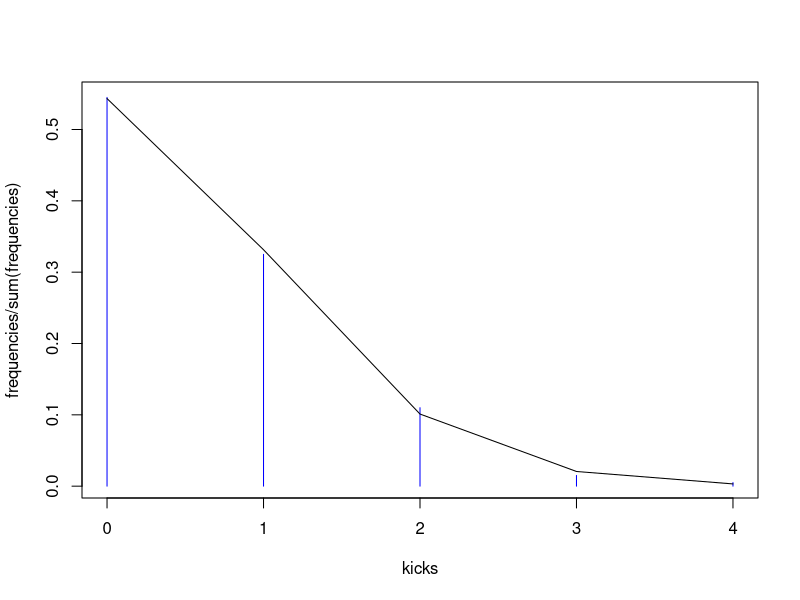
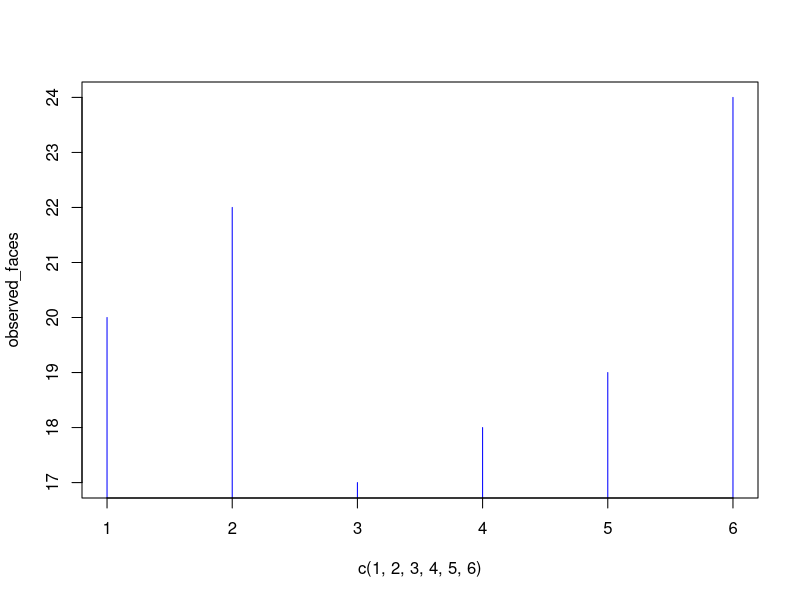
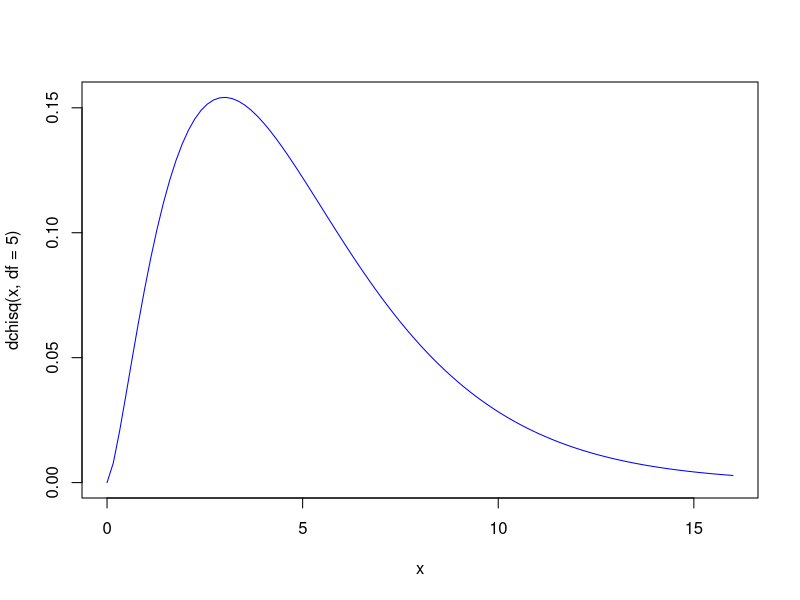
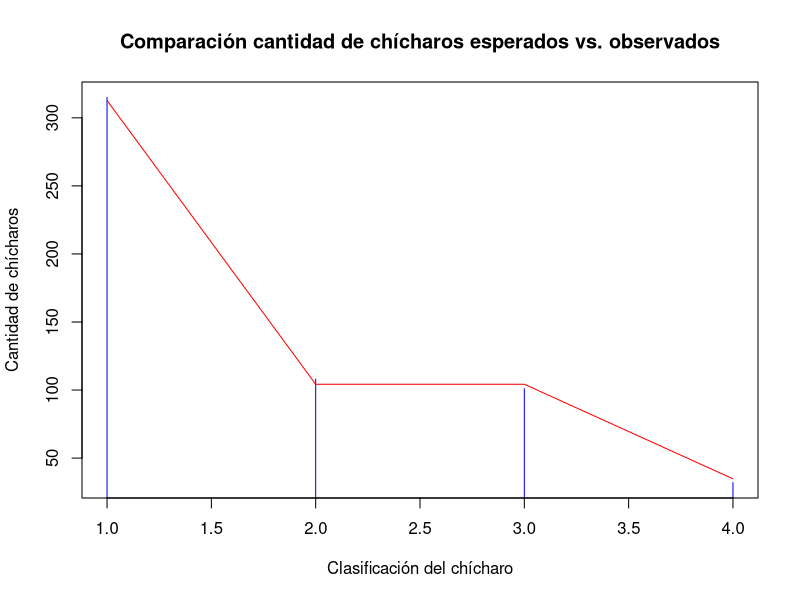

R code for these plots, in order:
## ---- chunk 1
knitr::opts_chunk$set(echo = TRUE)
## ---- chunk 2
frequencies = c(109, 65, 22, 3, 1)
kicks = c(0, 1, 2, 3, 4)

lambda_data = 0.61
plot(x = kicks, y = frequencies / sum(frequencies), type = 'h', col = 'blue')
lines(x = kicks, y = dpois(kicks, lambda = lambda_data))

expected = dpois(0:4, lambda = lambda_data)*200
statistical_X = sum(((frequencies - expected)**2) / expected)
## ---- chunk 3
critic_value = qpois(p = 0.05, lambda = lambda_data, lower.tail = FALSE)
## ---- chunk 4
significance = 0.01
observed_faces = c(20, 22, 17, 18, 19, 24)
expected_faces = c(20, 20, 20, 20, 20, 20)

statistical_X = sum(((observed_faces - expected_faces) ** 2) / expected_faces)
critic_value = qchisq(p = 0.01, df = 5, lower.tail = FALSE)

# Datos
plot(x = c( 1, 2, 3, 4, 5, 6), y = observed_faces, type = 'h', col = 'blue')

# Prueba de bondad
curve(dchisq(x, df = 5), from = 0, to = 16, col = 'blue')
## ---- chunk 5
peas_observed = c(315, 108, 101, 32)
total = sum(peas_observed)
peas_expected = c(total * 9/16, total * 3/16, total * 3/16, total * 1/16)

plot(x = c(1, 2, 3, 4), y = peas_observed, type = 'h', col = 'blue', xlab = 'Clasificación del chícharo', ylab = 'Cantidad de chícharos', main = 'Comparación cantidad de chícharos esperados vs. observados')
lines(x = c(1, 2, 3, 4), y = peas_expected, col = 'red')

peas_statistical_X = sum(((peas_observed - peas_expected)**2) / peas_expected)
peas_P_value = pchisq(q = peas_statistical_X, df = 3, lower.tail = FALSE)
## ---- chunk 6
inFavor = c(182, 213)
## ---- chunk 7
opinions_proportion = c(598 / 1000, 402 / 1000)
opinions_expected = c(336 * opinions_proportion, 351 * opinions_proportion, 313 * opinions_proportion)
opinions_observed = c(182, 213, 203, 154, 138, 110)

statistical_X = sum(((opinions_observed - opinions_expected)**2) / opinions_expected)

opinion_rows = 2
opinion_columns = 3
freedom_degrees = (opinion_rows - 1) * (opinion_columns - 1)
opinions_critical_value = qchisq(p = 0.05, df = freedom_degrees)
